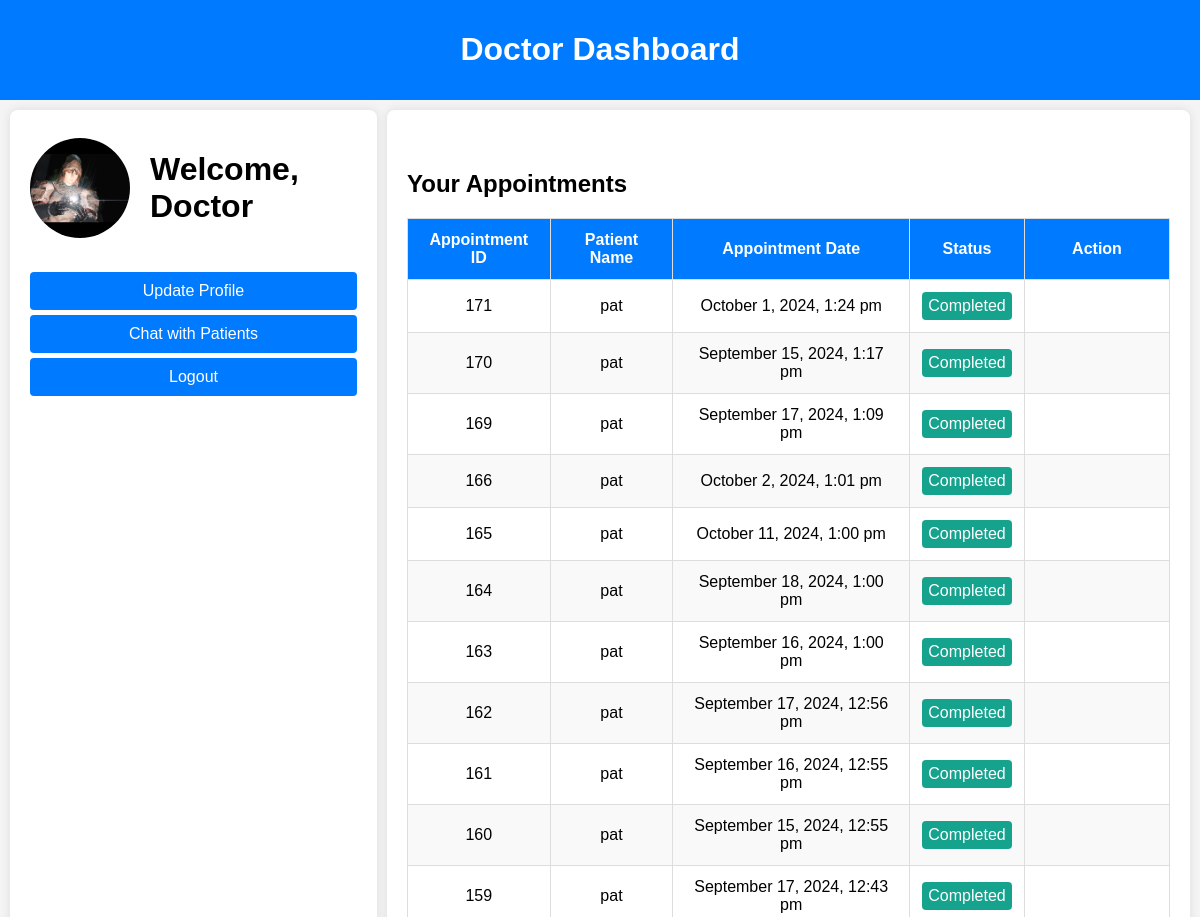
Page /doctor/doctor_dashboard.php (signed in, upper part) on the earlier database version.
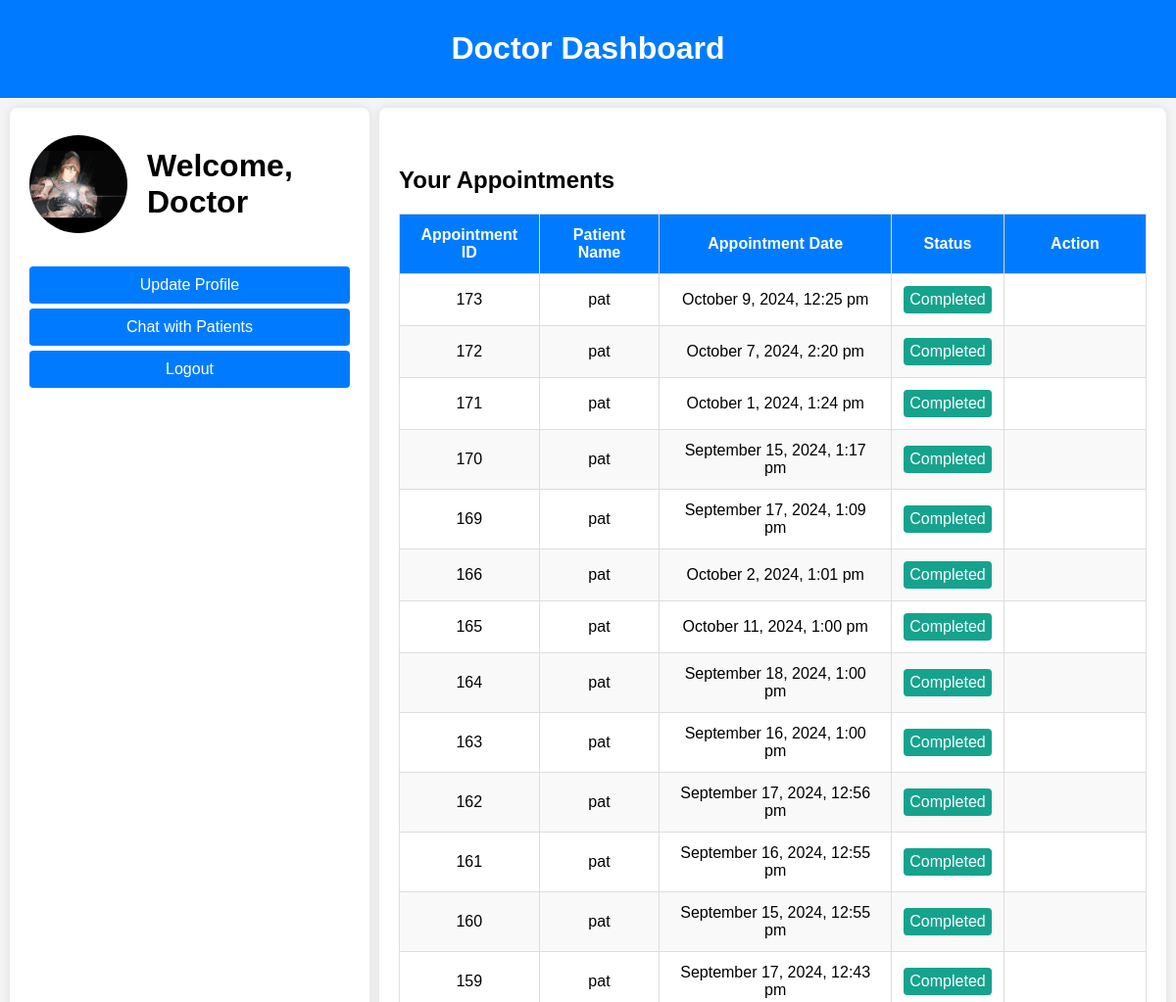
Same page on the later database version.
### tables this page shows
CREATE TABLE `appointments` (
  `id` int(11) NOT NULL,
  `patient_id` int(11) NOT NULL,
  `doctor_id` int(11) NOT NULL,
  `appointment_date` datetime NOT NULL,
  `status` enum('Pending','Completed','Cancelled','Approved') DEFAULT 'Pending',
  `created_at` timestamp NOT NULL DEFAULT current_timestamp(),
  `updated_at` timestamp NOT NULL DEFAULT current_timestamp() ON UPDATE current_timestamp(),
  `patient_name` varchar(255) DEFAULT NULL,
  `doctor_name` varchar(255) DEFAULT NULL
);

CREATE TABLE `patients` (
  `id` int(11) NOT NULL,
  `user_id` int(11) DEFAULT NULL,
  `name` varchar(255) NOT NULL,
  `email` varchar(255) NOT NULL
);

### doctor/doctor_dashboard.php (the view, shortened to what this page needs)
<?php
include '../db.php';
$doctor_id = $_SESSION['user_id'];
$stmt = $pdo->prepare("SELECT image FROM users WHERE id = ?");
$stmt->execute([$doctor_id]);
$doctor = $stmt->fetch();
$profile_image = !empty($doctor['image']) ? $doctor['image'] : 'default.jpg';
$stmt = $pdo->prepare("
    SELECT a.id AS appointment_id, p.name AS patient_name, a.appointment_date, a.status
    FROM appointments a
    JOIN patients p ON a.patient_id = p.id
    JOIN doctors d ON a.doctor_id = d.id
    WHERE d.user_id = ?
    ORDER BY a.id DESC
");
$stmt->execute([$doctor_id]);
$appointments = $stmt->fetchAll();
?>
<!DOCTYPE html>
<html lang="en">
<head>
</head>
<body>
<div class="navbar">
    <h1>Doctor Dashboard</h1>
</div>
<div class="container">
    <div class="profile-section">
        <div class="profile-card">
            <img src="../uploads/<?php echo htmlspecialchars($profile_image); ?>" alt="Profile Image">
            <div>
                <h1>Welcome, Doctor</h1>
            </div>
        </div>
        <div class="dashboard-links">
            <a href="update_profile.php">Update Profile</a>
            <a href="chat_patient.php">Chat with Patients</a>
            <a href="../logout.php">Logout</a>
        </div>
    </div>
    <div class="appointments-section">
        <div class="card">
            <h2>Your Appointments</h2>
            <div class="table-wrapper">
                <table>
                    <thead>
                        <tr>
                            <th>Appointment ID</th>
                            <th>Patient Name</th>
                            <th>Appointment Date</th>
                            <th>Status</th>
                            <th class="action-column">Action</th>
                        </tr>
                    </thead>
                    <tbody>
                        <?php if (!empty($appointments)): ?>
                            <?php foreach ($appointments as $appointment): ?>
                                <tr>
                                    <td><?php echo htmlspecialchars($appointment['appointment_id']); ?></td>
                                    <td><?php echo htmlspecialchars($appointment['patient_name']); ?></td>
                                    <td><?php echo htmlspecialchars(date('F j, Y, g:i a', strtotime($appointment['appointment_date']))); ?></td>
                                    <td><span class="status <?php echo htmlspecialchars($appointment['status']); ?>"><?php echo htmlspecialchars($appointment['status']); ?></span></td>
                                    <td class="action-column">
                                    </td>
                                </tr>
                            <?php endforeach; ?>
                        <?php else: ?>
                            <tr>
                                <td colspan="5" style="text-align: center;">No appointments found.</td>
                            </tr>
                        <?php endif; ?>
                    </tbody>
                </table>
            </div>
        </div>
    </div>
</div>
</body>
</html>

Differences in the rows shown:
added appointments: id "173", patient.name "pat", appointment_date "October 9, 2024, 12:25 pm", status "Completed"
added appointments: id "172", patient.name "pat", appointment_date "October 7, 2024, 2:20 pm", status "Completed"
